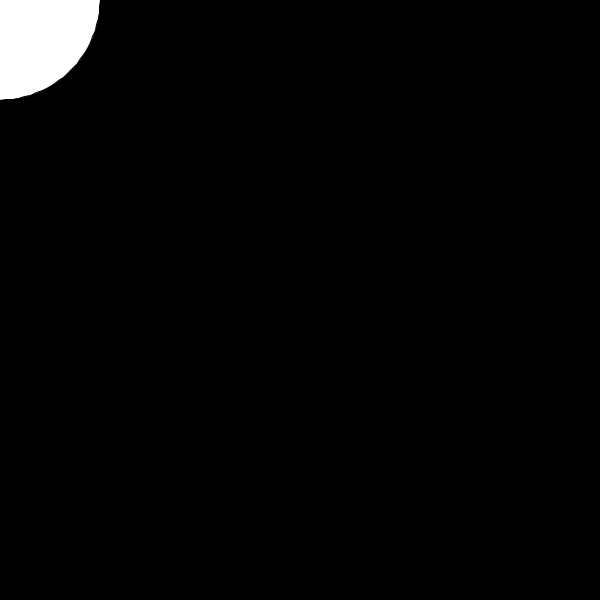
Frame 1 (no input)
Frame 60 (the mouse pressed at the canvas centre just before this capture): identical to frame 1, image omitted
Frame 120 (the mouse held since frame 60 and released just before this capture): identical to frame 1, image omitted

The Processing sketch that drew this single still picture (run headless with seeded random() and noise(); from frame 60 on, the mouse is pressed at the canvas centre):

// Processing sketch: rhodonea_curves
// ── rhodonea_curves.pde
/* 
In mathematics, a rose or rhodonea curve 
is a sinusoid plotted in polar coordinates.
*/
float r = 100;
float theta;
float x;
float y;

void setup() {
  size(600,600);
  
}


void draw() {
  background(0);
  
  fill(255);
  beginShape();
  for(int i = 0; i < 100; i++) {
    
    theta = map(i,0,100,0,TWO_PI);
    
    x = r * cos(theta);
    y = r * sin(theta);
    
    vertex(x,y);
  }
  endShape();
}
